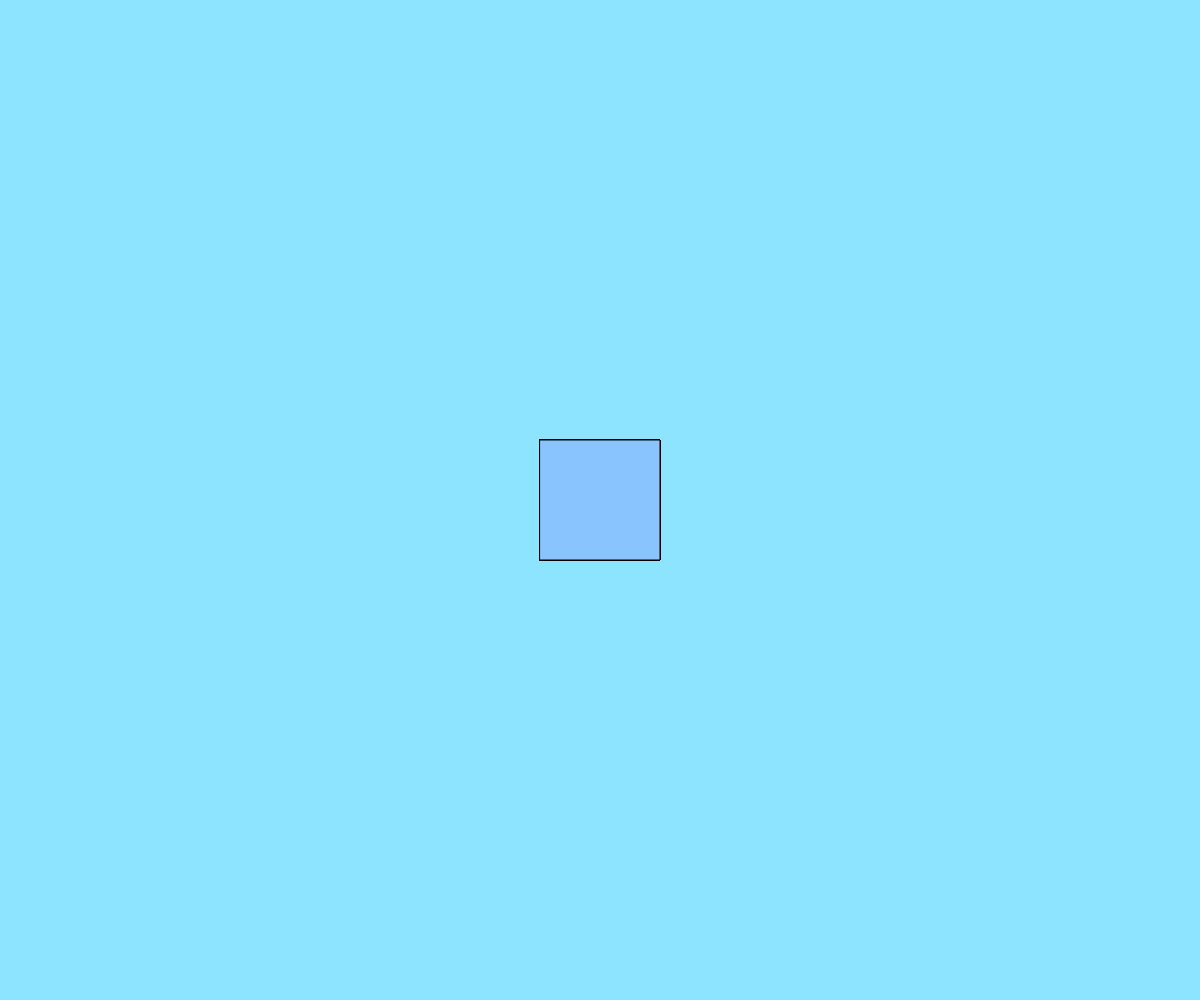
Frame 1 (no input)
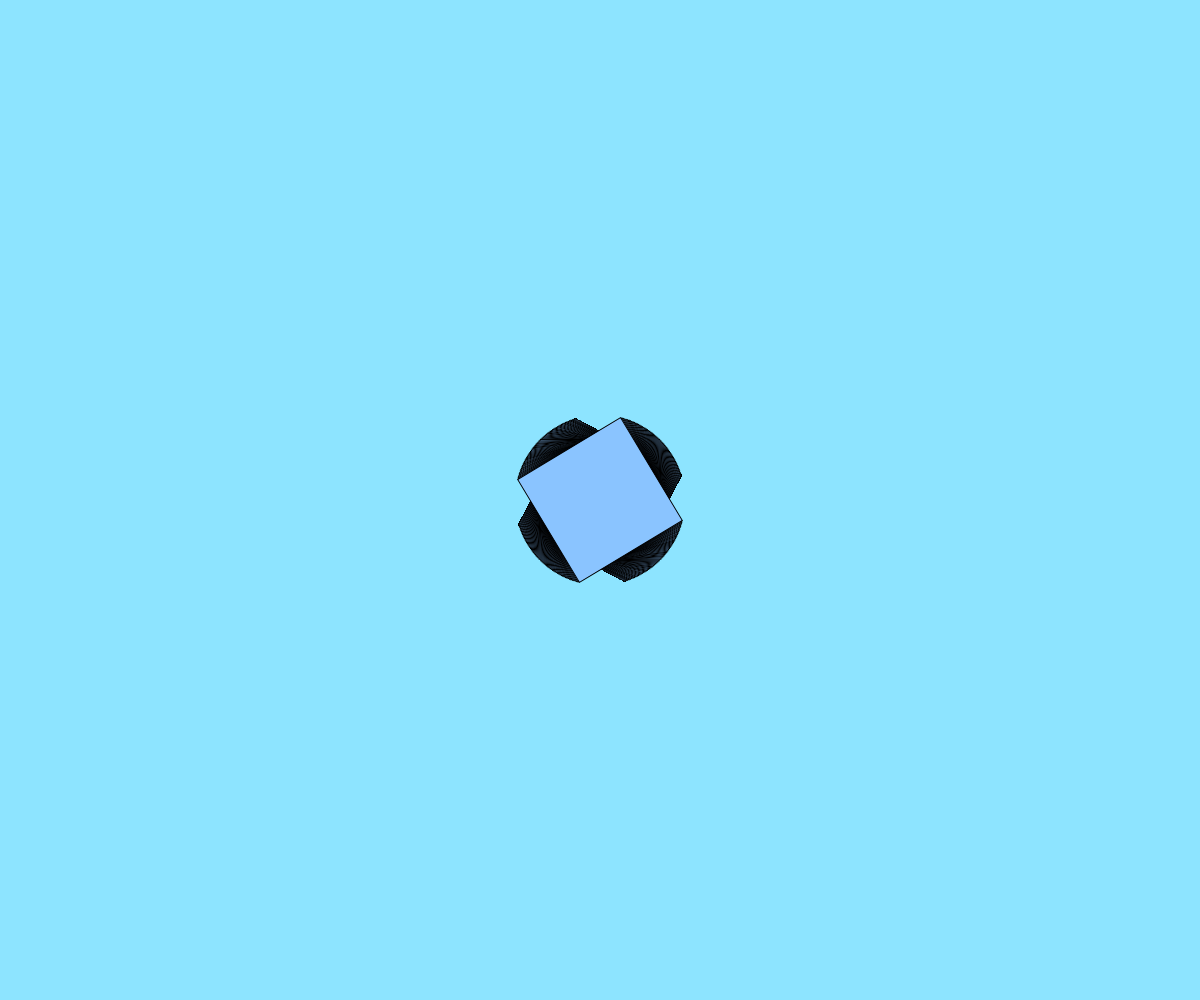
Frame 60 (no input)
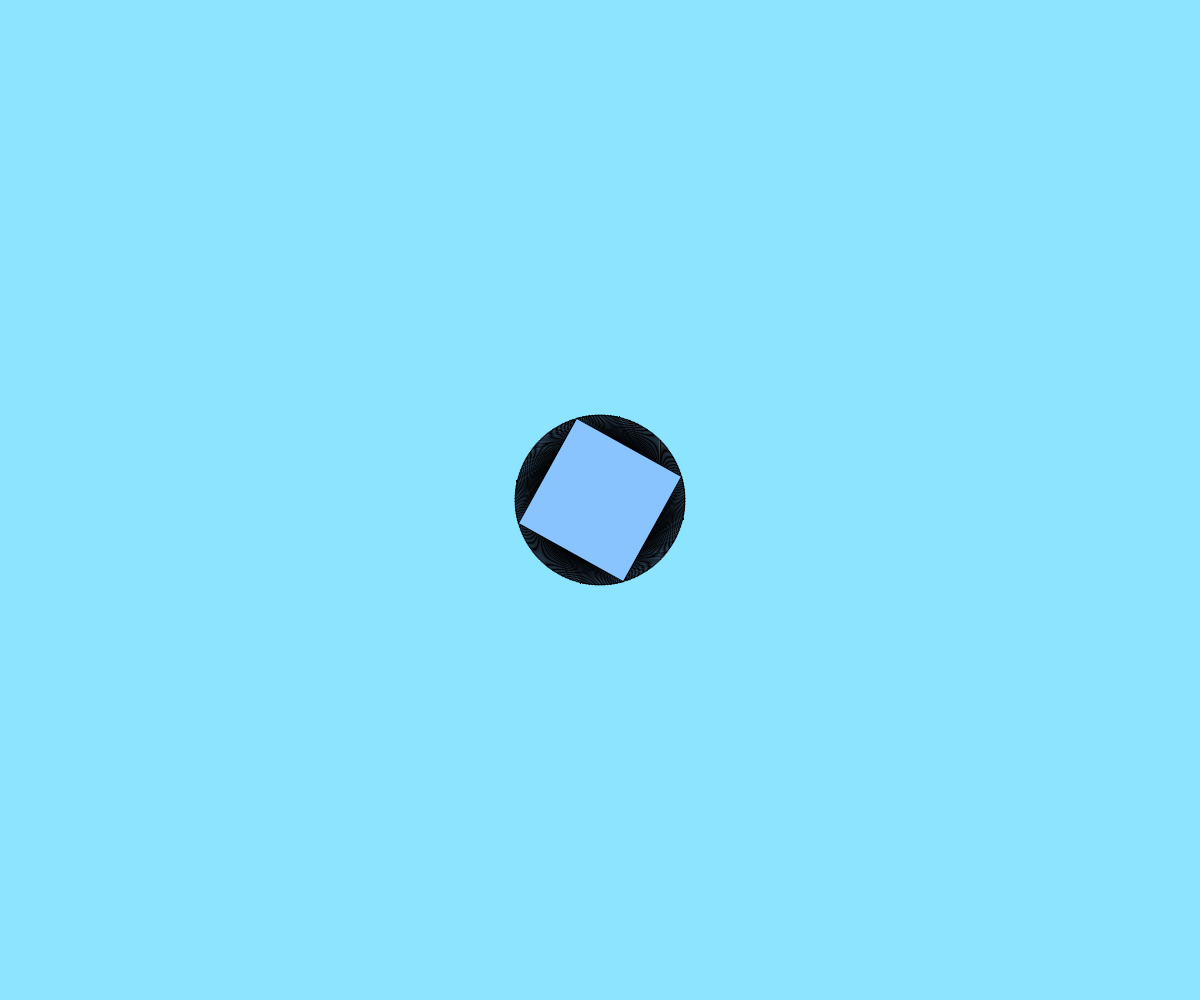
Frame 120 (the mouse pressed at the canvas centre since frame 60)

The p5.js sketch that drew these frames (run headless with seeded random() and noise() and a simulated clock; from frame 60 on, the mouse is pressed at the canvas centre):

// p5.js sketch
// ── sketch.js
// Snake
// Muhammad Ismail
// 3/12/2026

// Globle Variable
let x, y;
let posList = [];
const NUM_SEGMENTS = 220;

function setup() {
  createCanvas(windowWidth, windowHeight);
  rectMode(CENTER); angleMode(DEGREES);
  x = width/2; y = height/2;
  for(let i = 0; i<NUM_SEGMENTS; i++){
    posList.push({x:x, y:y, r:frameCount});
  }
  
}

function renderSnake(){
  // Makes the objects at the positions at position in the list/array
  for(let p of posList){
    push();
    // temporary translations so that tehy dont stack on top of each other
    translate(p.x, p.y);
    rotate(p.r);
    fill(138, 196, 255);
    square(0,0,120);
    pop();
    p.r += 2;
    fill(0);
  }
}

function move(){
  // This is the movement 
  if(keyIsDown(LEFT_ARROW)) x -= 4;
  if(keyIsDown(RIGHT_ARROW)) x += 4;
  if(keyIsDown(UP_ARROW)) y -= 4;
  if(keyIsDown(DOWN_ARROW)) y += 4;
  // every movement step, add a new segment
  // and delete oldest segment
  posList.splice(0,1);
  posList.push({x:x, y:y, r:frameCount});
}

function draw() {
  background(141, 228, 255);
  renderSnake();
  move();
}
